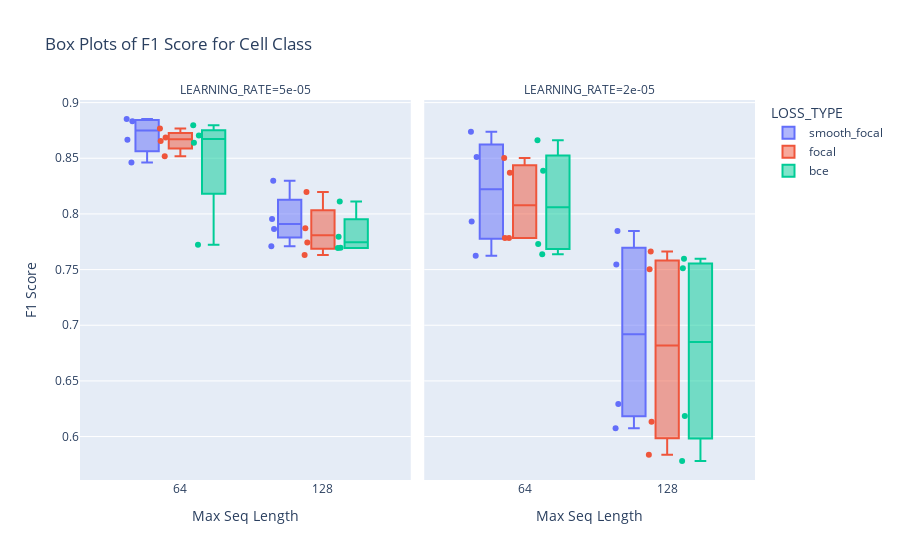
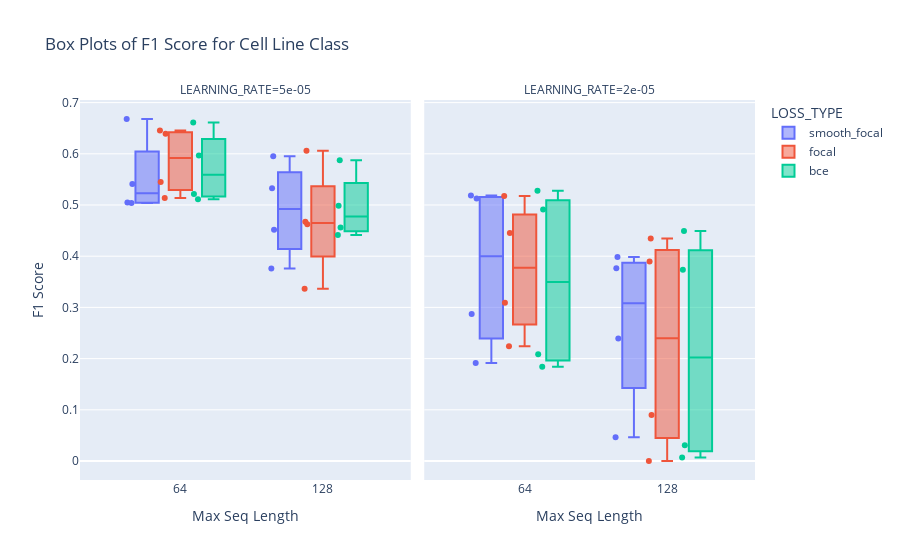
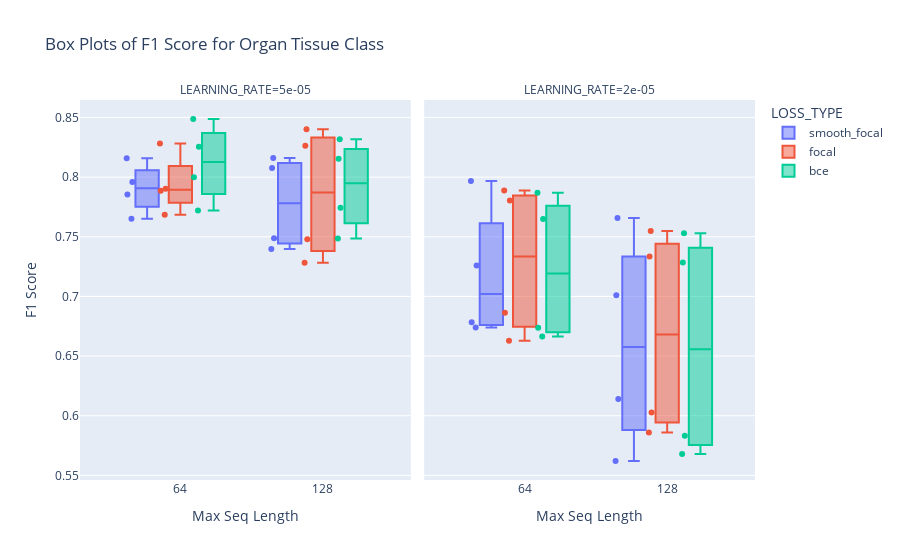

The notebook cell these images were saved under, in order:
### Markdown cell above
# 4. Evaluation

### Code cell
import pandas as pd
import plotly.express as px
from gridsearch import GRID_SEARCH
import plotly.offline as pyo

# Load the dataset
df = pd.read_csv('../runs/hparam_tuning_mlflow.csv')
print(df.columns)

# Define the hyperparameter column
hparam_column = 'DROPOUT_RATE'

# Define the F1 score columns for different classes
f1_columns = ['test_Class_2_F1', 'test_Class_3_F1', 'test_Class_4_F1']

# Define class names
class_names = ['Gene Mutations', 'Cell', 'Cell Line', 'Organ Tissue']

# Iterate through F1 score columns and create box plots
for i, f1_column in enumerate(f1_columns):
    class_name = class_names[i+1]
    
    # Create a box plot for F1 score based on max_seq_length, learning_rate, and loss_type
    fig = px.box(df, x='MAX_SEQ_LENGTH', y=f1_column, color='LOSS_TYPE',
                 facet_col='LEARNING_RATE', points='all',
                 labels={'MAX_SEQ_LENGTH': 'Max Seq Length', f1_column: 'F1 Score'},
                 title=f"Box Plots of F1 Score for {class_name} Class")
    
    # Show the plot
    filename = f'{class_name}_f1.html'
    pyo.plot(fig, filename=filename) # Show and save in HTML
    fig.show()

# Show the grid search
print(GRID_SEARCH)

### Figure 1 — Plotly figure (JSON) as saved in the notebook; plotly's stock layout.template omitted (floating-point values rounded to 4 significant figures)
{"data": [{"alignmentgroup": "True", "boxpoints": "all", "hovertemplate": "LOSS_TYPE=smooth_focal<br>LEARNING_RATE=5e-05<br>Max Seq Length=%{x}<br>F1 Score=%{y}<extra></extra>", "legendgroup": "smooth_focal", "marker": {"color": "#636efa"}, "name": "smooth_focal", "notched": false, "offsetgroup": "smooth_focal", "orientation": "v", "showlegend": true, "type": "box", "x": [128, 64, 128, 64, 128, 64, 128, 64], "x0": " ", "xaxis": "x", "y": [0.771, 0.8667, 0.7955, 0.8853, 0.7865, 0.8461, 0.8297, 0.8833], "y0": " ", "yaxis": "y"}, {"alignmentgroup": "True", "boxpoints": "all", "hovertemplate": "LOSS_TYPE=smooth_focal<br>LEARNING_RATE=2e-05<br>Max Seq Length=%{x}<br>F1 Score=%{y}<extra></extra>", "legendgroup": "smooth_focal", "marker": {"color": "#636efa"}, "name": "smooth_focal", "notched": false, "offsetgroup": "smooth_focal", "orientation": "v", "showlegend": false, "type": "box", "x": [128, 64, 128, 64, 128, 64, 128, 64], "x0": " ", "xaxis": "x2", "y": [0.6292, 0.7624, 0.7546, 0.851, 0.6075, 0.7932, 0.7848, 0.8737], "y0": " ", "yaxis": "y2"}, {"alignmentgroup": "True", "boxpoints": "all", "hovertemplate": "LOSS_TYPE=focal<br>LEARNING_RATE=5e-05<br>Max Seq Length=%{x}<br>F1 Score=%{y}<extra></extra>", "legendgroup": "focal", "marker": {"color": "#EF553B"}, "name": "focal", "notched": false, "offsetgroup": "focal", "orientation": "v", "showlegend": true, "type": "box", "x": [128, 64, 128, 64, 128, 64, 128, 64], "x0": " ", "xaxis": "x", "y": [0.7743, 0.8518, 0.7872, 0.8767, 0.7631, 0.8656, 0.8196, 0.8685], "y0": " ", "yaxis": "y"}, {"alignmentgroup": "True", "boxpoints": "all", "hovertemplate": "LOSS_TYPE=focal<br>LEARNING_RATE=2e-05<br>Max Seq Length=%{x}<br>F1 Score=%{y}<extra></extra>", "legendgroup": "focal", "marker": {"color": "#EF553B"}, "name": "focal", "notched": false, "offsetgroup": "focal", "orientation": "v", "showlegend": false, "type": "box", "x": [128, 64, 128, 64, 128, 64, 128, 64], "x0": " ", "xaxis": "x2", "y": [0.5837, 0.7784, 0.7661, 0.8502, 0.6132, 0.7783, 0.7504, 0.8371], "y0": " ", "yaxis": "y2"}, {"alignmentgroup": "True", "boxpoints": "all", "hovertemplate": "LOSS_TYPE=bce<br>LEARNING_RATE=5e-05<br>Max Seq Length=%{x}<br>F1 Score=%{y}<extra></extra>", "legendgroup": "bce", "marker": {"color": "#00cc96"}, "name": "bce", "notched": false, "offsetgroup": "bce", "orientation": "v", "showlegend": true, "type": "box", "x": [128, 64, 128, 64, 128, 64, 128, 64], "x0": " ", "xaxis": "x", "y": [0.7795, 0.8705, 0.7697, 0.7723, 0.7693, 0.8639, 0.811, 0.8797], "y0": " ", "yaxis": "y"}, {"alignmentgroup": "True", "boxpoints": "all", "hovertemplate": "LOSS_TYPE=bce<br>LEARNING_RATE=2e-05<br>Max Seq Length=%{x}<br>F1 Score=%{y}<extra></extra>", "legendgroup": "bce", "marker": {"color": "#00cc96"}, "name": "bce", "notched": false, "offsetgroup": "bce", "orientation": "v", "showlegend": false, "type": "box", "x": [128, 64, 128, 64, 128, 64, 128, 64], "x0": " ", "xaxis": "x2", "y": [0.578, 0.7638, 0.7513, 0.8662, 0.6185, 0.7731, 0.7598, 0.8388], "y0": " ", "yaxis": "y2"}], "layout": {"annotations": [{"font": {}, "showarrow": false, "text": "LEARNING_RATE=5e-05", "x": 0.245, "xanchor": "center", "xref": "paper", "y": 1, "yanchor": "bottom", "yref": "paper"}, {"font": {}, "showarrow": false, "text": "LEARNING_RATE=2e-05", "x": 0.755, "xanchor": "center", "xref": "paper", "y": 1, "yanchor": "bottom", "yref": "paper"}], "boxmode": "group", "legend": {"title": {"text": "LOSS_TYPE"}, "tracegroupgap": 0}, "title": {"text": "Box Plots of F1 Score for Cell Class"}, "xaxis": {"anchor": "y", "domain": [0, 0.49], "title": {"text": "Max Seq Length"}}, "xaxis2": {"anchor": "y2", "domain": [0.51, 1], "matches": "x", "title": {"text": "Max Seq Length"}}, "yaxis": {"anchor": "x", "domain": [0, 1], "title": {"text": "F1 Score"}}, "yaxis2": {"anchor": "x2", "domain": [0, 1], "matches": "y", "showticklabels": false}}}

### Figure 2 — Plotly figure (JSON) as saved in the notebook; plotly's stock layout.template omitted (floating-point values rounded to 4 significant figures)
{"data": [{"alignmentgroup": "True", "boxpoints": "all", "hovertemplate": "LOSS_TYPE=smooth_focal<br>LEARNING_RATE=5e-05<br>Max Seq Length=%{x}<br>F1 Score=%{y}<extra></extra>", "legendgroup": "smooth_focal", "marker": {"color": "#636efa"}, "name": "smooth_focal", "notched": false, "offsetgroup": "smooth_focal", "orientation": "v", "showlegend": true, "type": "box", "x": [128, 64, 128, 64, 128, 64, 128, 64], "x0": " ", "xaxis": "x", "y": [0.4517, 0.5037, 0.5328, 0.668, 0.3761, 0.5409, 0.595, 0.505], "y0": " ", "yaxis": "y"}, {"alignmentgroup": "True", "boxpoints": "all", "hovertemplate": "LOSS_TYPE=smooth_focal<br>LEARNING_RATE=2e-05<br>Max Seq Length=%{x}<br>F1 Score=%{y}<extra></extra>", "legendgroup": "smooth_focal", "marker": {"color": "#636efa"}, "name": "smooth_focal", "notched": false, "offsetgroup": "smooth_focal", "orientation": "v", "showlegend": false, "type": "box", "x": [128, 64, 128, 64, 128, 64, 128, 64], "x0": " ", "xaxis": "x2", "y": [0.2393, 0.2869, 0.3984, 0.5187, 0.04615, 0.1917, 0.3764, 0.5128], "y0": " ", "yaxis": "y2"}, {"alignmentgroup": "True", "boxpoints": "all", "hovertemplate": "LOSS_TYPE=focal<br>LEARNING_RATE=5e-05<br>Max Seq Length=%{x}<br>F1 Score=%{y}<extra></extra>", "legendgroup": "focal", "marker": {"color": "#EF553B"}, "name": "focal", "notched": false, "offsetgroup": "focal", "orientation": "v", "showlegend": true, "type": "box", "x": [128, 64, 128, 64, 128, 64, 128, 64], "x0": " ", "xaxis": "x", "y": [0.4626, 0.5451, 0.6062, 0.6455, 0.3363, 0.5137, 0.4673, 0.639], "y0": " ", "yaxis": "y"}, {"alignmentgroup": "True", "boxpoints": "all", "hovertemplate": "LOSS_TYPE=focal<br>LEARNING_RATE=2e-05<br>Max Seq Length=%{x}<br>F1 Score=%{y}<extra></extra>", "legendgroup": "focal", "marker": {"color": "#EF553B"}, "name": "focal", "notched": false, "offsetgroup": "focal", "orientation": "v", "showlegend": false, "type": "box", "x": [128, 64, 128, 64, 128, 64, 128, 64], "x0": " ", "xaxis": "x2", "y": [0.08978, 0.224, 0.3897, 0.5175, 0, 0.3091, 0.4348, 0.4455], "y0": " ", "yaxis": "y2"}, {"alignmentgroup": "True", "boxpoints": "all", "hovertemplate": "LOSS_TYPE=bce<br>LEARNING_RATE=5e-05<br>Max Seq Length=%{x}<br>F1 Score=%{y}<extra></extra>", "legendgroup": "bce", "marker": {"color": "#00cc96"}, "name": "bce", "notched": false, "offsetgroup": "bce", "orientation": "v", "showlegend": true, "type": "box", "x": [128, 64, 128, 64, 128, 64, 128, 64], "x0": " ", "xaxis": "x", "y": [0.4416, 0.5217, 0.4987, 0.5966, 0.4559, 0.5114, 0.5876, 0.6612], "y0": " ", "yaxis": "y"}, {"alignmentgroup": "True", "boxpoints": "all", "hovertemplate": "LOSS_TYPE=bce<br>LEARNING_RATE=2e-05<br>Max Seq Length=%{x}<br>F1 Score=%{y}<extra></extra>", "legendgroup": "bce", "marker": {"color": "#00cc96"}, "name": "bce", "notched": false, "offsetgroup": "bce", "orientation": "v", "showlegend": false, "type": "box", "x": [128, 64, 128, 64, 128, 64, 128, 64], "x0": " ", "xaxis": "x2", "y": [0.03098, 0.1839, 0.3737, 0.5277, 0.00692, 0.2085, 0.4493, 0.491], "y0": " ", "yaxis": "y2"}], "layout": {"annotations": [{"font": {}, "showarrow": false, "text": "LEARNING_RATE=5e-05", "x": 0.245, "xanchor": "center", "xref": "paper", "y": 1, "yanchor": "bottom", "yref": "paper"}, {"font": {}, "showarrow": false, "text": "LEARNING_RATE=2e-05", "x": 0.755, "xanchor": "center", "xref": "paper", "y": 1, "yanchor": "bottom", "yref": "paper"}], "boxmode": "group", "legend": {"title": {"text": "LOSS_TYPE"}, "tracegroupgap": 0}, "title": {"text": "Box Plots of F1 Score for Cell Line Class"}, "xaxis": {"anchor": "y", "domain": [0, 0.49], "title": {"text": "Max Seq Length"}}, "xaxis2": {"anchor": "y2", "domain": [0.51, 1], "matches": "x", "title": {"text": "Max Seq Length"}}, "yaxis": {"anchor": "x", "domain": [0, 1], "title": {"text": "F1 Score"}}, "yaxis2": {"anchor": "x2", "domain": [0, 1], "matches": "y", "showticklabels": false}}}

### Figure 3 — Plotly figure (JSON) as saved in the notebook; plotly's stock layout.template omitted (floating-point values rounded to 4 significant figures)
{"data": [{"alignmentgroup": "True", "boxpoints": "all", "hovertemplate": "LOSS_TYPE=smooth_focal<br>LEARNING_RATE=5e-05<br>Max Seq Length=%{x}<br>F1 Score=%{y}<extra></extra>", "legendgroup": "smooth_focal", "marker": {"color": "#636efa"}, "name": "smooth_focal", "notched": false, "offsetgroup": "smooth_focal", "orientation": "v", "showlegend": true, "type": "box", "x": [128, 64, 128, 64, 128, 64, 128, 64], "x0": " ", "xaxis": "x", "y": [0.7487, 0.7854, 0.8161, 0.7958, 0.7398, 0.765, 0.8076, 0.8159], "y0": " ", "yaxis": "y"}, {"alignmentgroup": "True", "boxpoints": "all", "hovertemplate": "LOSS_TYPE=smooth_focal<br>LEARNING_RATE=2e-05<br>Max Seq Length=%{x}<br>F1 Score=%{y}<extra></extra>", "legendgroup": "smooth_focal", "marker": {"color": "#636efa"}, "name": "smooth_focal", "notched": false, "offsetgroup": "smooth_focal", "orientation": "v", "showlegend": false, "type": "box", "x": [128, 64, 128, 64, 128, 64, 128, 64], "x0": " ", "xaxis": "x2", "y": [0.614, 0.6783, 0.701, 0.7259, 0.562, 0.6739, 0.7657, 0.7968], "y0": " ", "yaxis": "y2"}, {"alignmentgroup": "True", "boxpoints": "all", "hovertemplate": "LOSS_TYPE=focal<br>LEARNING_RATE=5e-05<br>Max Seq Length=%{x}<br>F1 Score=%{y}<extra></extra>", "legendgroup": "focal", "marker": {"color": "#EF553B"}, "name": "focal", "notched": false, "offsetgroup": "focal", "orientation": "v", "showlegend": true, "type": "box", "x": [128, 64, 128, 64, 128, 64, 128, 64], "x0": " ", "xaxis": "x", "y": [0.7479, 0.7686, 0.8401, 0.8282, 0.7281, 0.7886, 0.8264, 0.7903], "y0": " ", "yaxis": "y"}, {"alignmentgroup": "True", "boxpoints": "all", "hovertemplate": "LOSS_TYPE=focal<br>LEARNING_RATE=2e-05<br>Max Seq Length=%{x}<br>F1 Score=%{y}<extra></extra>", "legendgroup": "focal", "marker": {"color": "#EF553B"}, "name": "focal", "notched": false, "offsetgroup": "focal", "orientation": "v", "showlegend": false, "type": "box", "x": [128, 64, 128, 64, 128, 64, 128, 64], "x0": " ", "xaxis": "x2", "y": [0.586, 0.6628, 0.7548, 0.7804, 0.6027, 0.6864, 0.7336, 0.7888], "y0": " ", "yaxis": "y2"}, {"alignmentgroup": "True", "boxpoints": "all", "hovertemplate": "LOSS_TYPE=bce<br>LEARNING_RATE=5e-05<br>Max Seq Length=%{x}<br>F1 Score=%{y}<extra></extra>", "legendgroup": "bce", "marker": {"color": "#00cc96"}, "name": "bce", "notched": false, "offsetgroup": "bce", "orientation": "v", "showlegend": true, "type": "box", "x": [128, 64, 128, 64, 128, 64, 128, 64], "x0": " ", "xaxis": "x", "y": [0.7485, 0.7998, 0.8317, 0.8254, 0.7742, 0.772, 0.8154, 0.8487], "y0": " ", "yaxis": "y"}, {"alignmentgroup": "True", "boxpoints": "all", "hovertemplate": "LOSS_TYPE=bce<br>LEARNING_RATE=2e-05<br>Max Seq Length=%{x}<br>F1 Score=%{y}<extra></extra>", "legendgroup": "bce", "marker": {"color": "#00cc96"}, "name": "bce", "notched": false, "offsetgroup": "bce", "orientation": "v", "showlegend": false, "type": "box", "x": [128, 64, 128, 64, 128, 64, 128, 64], "x0": " ", "xaxis": "x2", "y": [0.5832, 0.6664, 0.753, 0.7869, 0.5679, 0.6737, 0.7284, 0.7649], "y0": " ", "yaxis": "y2"}], "layout": {"annotations": [{"font": {}, "showarrow": false, "text": "LEARNING_RATE=5e-05", "x": 0.245, "xanchor": "center", "xref": "paper", "y": 1, "yanchor": "bottom", "yref": "paper"}, {"font": {}, "showarrow": false, "text": "LEARNING_RATE=2e-05", "x": 0.755, "xanchor": "center", "xref": "paper", "y": 1, "yanchor": "bottom", "yref": "paper"}], "boxmode": "group", "legend": {"title": {"text": "LOSS_TYPE"}, "tracegroupgap": 0}, "title": {"text": "Box Plots of F1 Score for Organ Tissue Class"}, "xaxis": {"anchor": "y", "domain": [0, 0.49], "title": {"text": "Max Seq Length"}}, "xaxis2": {"anchor": "y2", "domain": [0.51, 1], "matches": "x", "title": {"text": "Max Seq Length"}}, "yaxis": {"anchor": "x", "domain": [0, 1], "title": {"text": "F1 Score"}}, "yaxis2": {"anchor": "x2", "domain": [0, 1], "matches": "y", "showticklabels": false}}}
